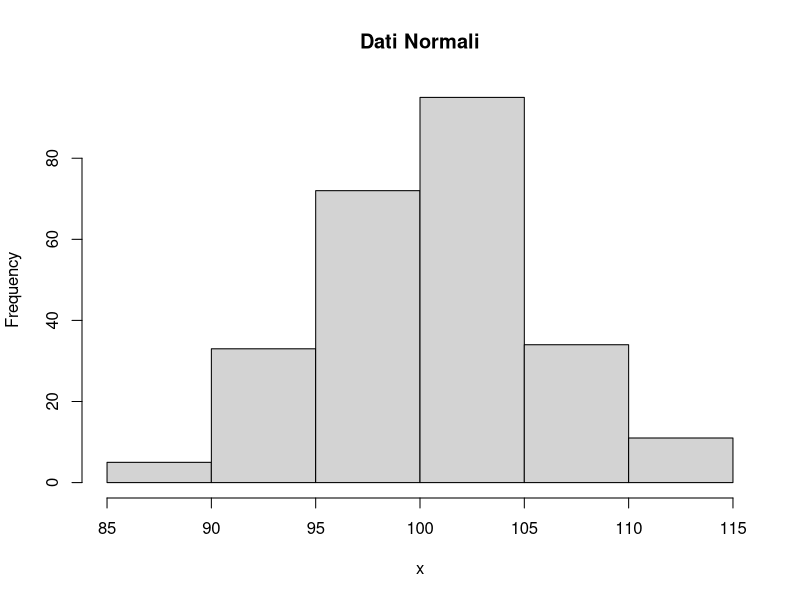
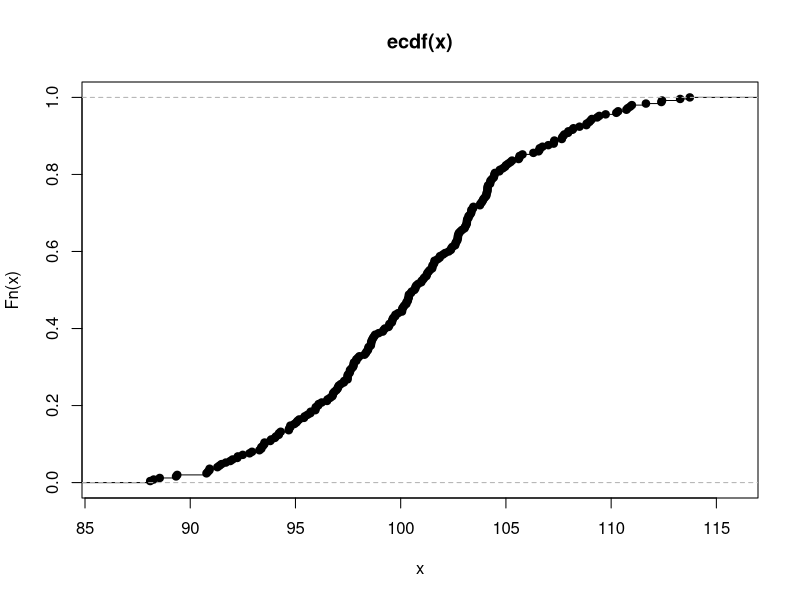
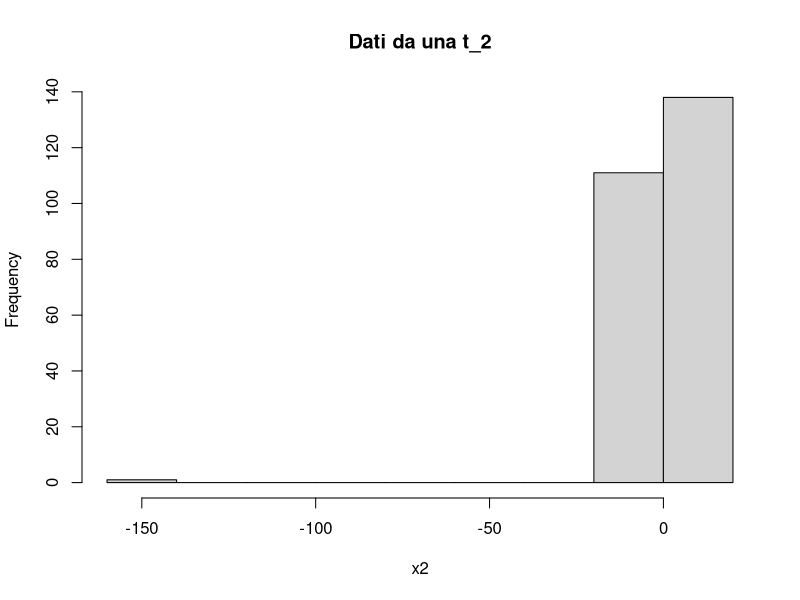
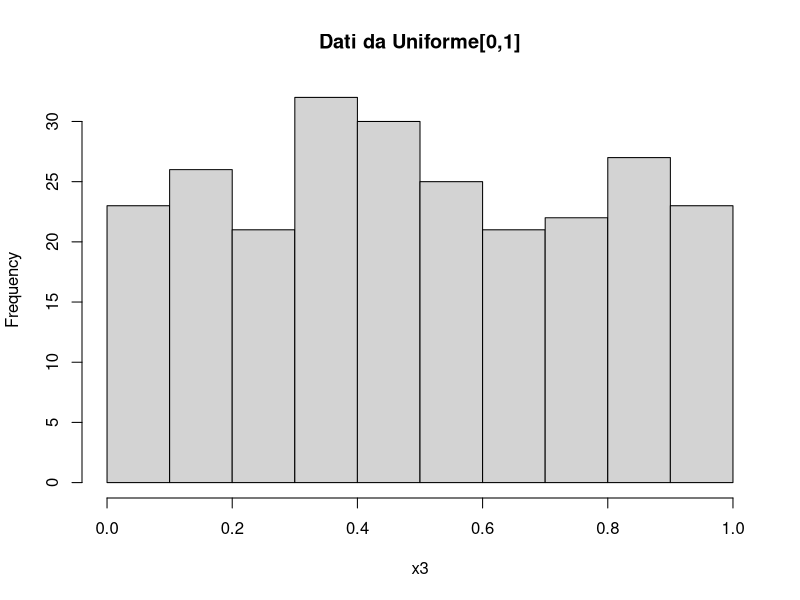
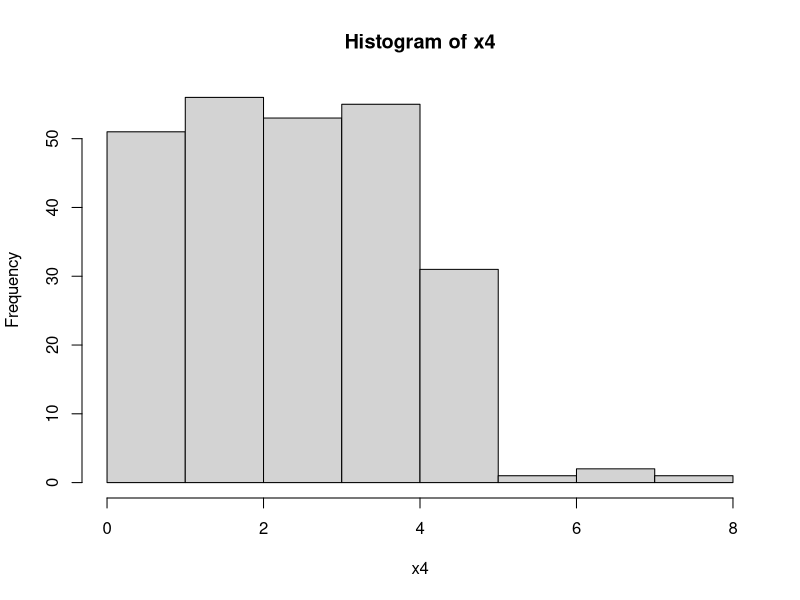
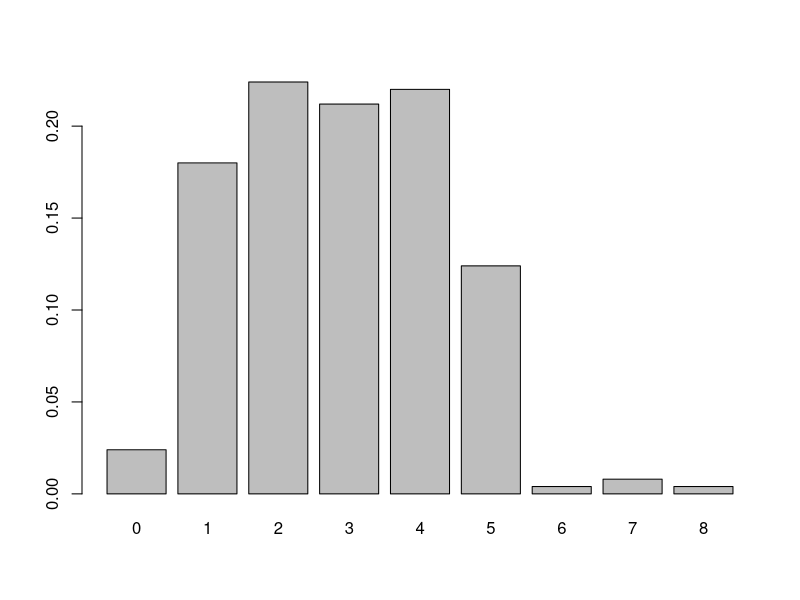
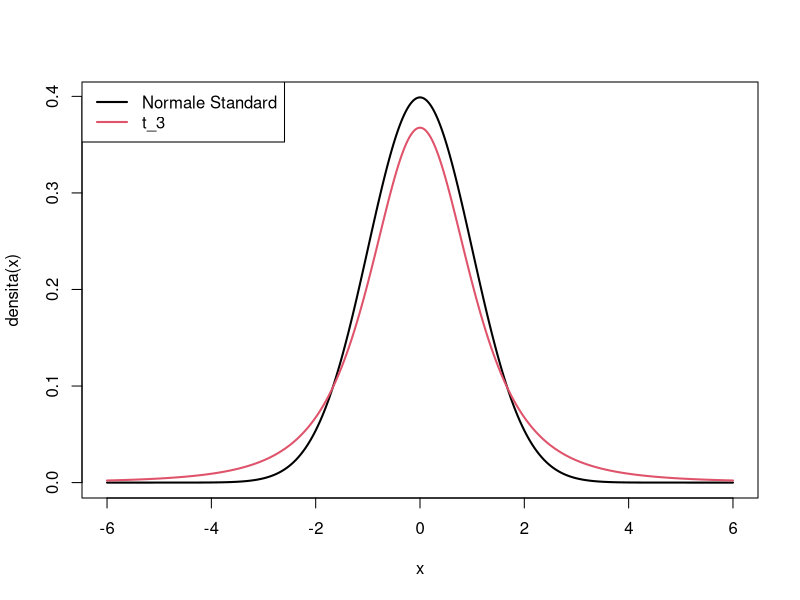
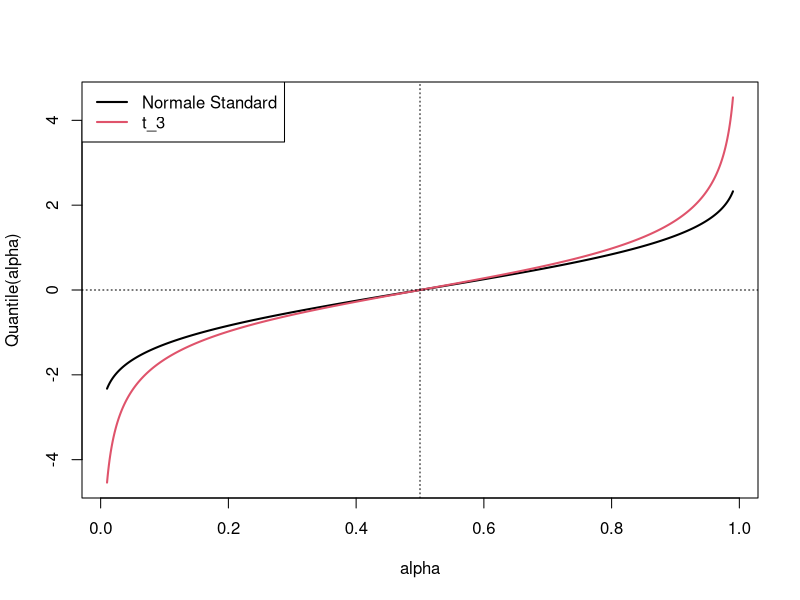

Write R code to recreate these figures, in order. (Note: this script raises an error after producing the figures.)
## =============================================================================
## Corso:          Statistica computazionale 
## Cdl/Percorso:   Management e Informatica
## Docente:        Pietro Coretto (pcoretto@unisa.it)
##
## Argomenti:
##   + richiami sulle principali distribuzioni di probabilità
##   + generazione di numeri casuali
##   + funzioni di densità, distribuzione e quantile
##   + rappresentazione grafiche delle distribuz    ioni di probabilità
##   + elementi di simulazione Monte Carlo
## =============================================================================





## Distribuzioni di probabilità:
## *****************************
##
##  + ogni distribuzione è denotata con un acronimo, in generale
##    chiamiamolo DIST
##  + per ogni distribuzione di sono in genere quattro funzioni:
##
##     * rDIST = generazione di numeri casuali, campionamento iid
##     * dDIST = funzione di densità (continue), funzione di massa
##               massa di probabilità (discrete)
##     * pDIST = funzione di distribuzione (ripartizione) cumulata
##     * qDIST = funzione quantile (inversa della funzione di distribuzione)





## Acronimi delle principali distribuzioni
## ***************************************
##
## normale           norm
## uniforme          unif
## Student-t         t
## Chi^2             chisq
## F                 f
## Log-normale       lognormal
## Binomiale         binom
## Poisson           pois
## Esponenziale      exp





## Generazioni di numeri casuali (campionamento iid)
## *************************************************

## Generiamo tre numeri da una normale standard (meadia=0, sd=1)
rnorm(n = 3)


## Fissiamo il "seme iniziale" per la catena di generazioni casuali 
set.seed(12345)
rnorm(n = 3)


## campionamento iid da una normale non standard 
x <- rnorm(n =250 , mean = 100 , sd = 5 )

hist(x , main = "Dati Normali")

plot(ecdf(x))



## campionamento iid da una Student-t con 2 gradi di libertaà
x2 <- rt(n = 250 , df = 2 )

hist(x2 , main = "Dati da una t_2")


## campionamento iid da una uniforme su supporto [0,1]
x3 <- runif(n = 250 , min = 0, max = 1 )

hist(x3 , main = "Dati da Uniforme[0,1]")



## campionamento iid da una Binomiale(n=10, p=0.3)
x4 <- rbinom(n = 250 , size = 10 , prob = 0.3)
hist(x4)

barplot(table(x4)/250)



## Funzione di densità/probabilità
## *******************************

## Densità di una normale standard nel punto x=0
dnorm(0)

## Densità di una normale standard nei punti x=-4, -3, -1, 0 1, 2, 3, 4
x <- c(-4, -3, -1, 0,  1, 2, 3, 4)
dnorm(x)


## Densità di una normale (media = 100, sd=6) nei punti  50, 100, 150
dnorm(c(50, 100, 150) , mean = 100, sd = 6)


## Funzione di probabilità nel punto x=4 per una Poisson di parametro lambda = 6
dpois(4, lambda = 6)



## Confrontiamola densità di  una normale standard con quella di una t_3
x <- seq(-6, 6, length = 1000)
dens_norm  <- dnorm(x)
dens_t3    <- dt(x, df = 3)
YLIM       <- range( c(dens_norm, dens_t3) )
plot(x , dens_norm , t = "l" , lwd = 2, col = 1 ,
     ylim = YLIM,
     xlab = "x",
     ylab = "densita(x)")
lines(x , dens_t3 , t = "l" , lwd = 2, col = 2)
legend("topleft",
       legend = c("Normale Standard", "t_3"),
       col = c(1,2),
       lwd = c(2,2))






## Funzione di distribuzione (ripartizione) cumulata  
## *************************************************

## Funzione di distribuzione di una normale standard nel punto x=0
pnorm(0)


## Funzione di distribuzione di una normale standard nei punti
x <- c(-1.675, 1.675)
pnorm(x)

## Funzione di distribuzione di una t_3 negli stessi punti 
pt(x , df = 3)


## Funzione di distribuzione di una normale(10,25) standard nei punti
x <- c(0, 10, 20)
pnorm(x , mean = 10, sd = 5)


## Quale è la Pr{ -1 < Z <= 3}, dove Z ~ N(0,1)? 
## Pr{ -1 < Z <= 3} = Phi(3) - Phi(-1), dove Phi è la funzione di distribuzione
## di Z
pnorm(3)-pnorm(-1)




## Funzione quantile 
## *************************************************

## Quantile normale standard al livello alpha = 5%
qnorm(0.05)
qnorm(0.95)

## Funzione di distribuzione di una normale standard nei punti
## alpha = 1% 2 99%
alpha <- c(0.01, 0.99)
qnorm(alpha)

## quantil della  t_3 allo stesso livello 
qt(alpha , df = 3)



## Confrontiamo i quantili di una normale standard con quelli di una t_3
alpha <- seq(0.01, 0.99, length = 1000)
quant_norm <- qnorm(alpha)
quant_t3   <- qt(alpha, df = 3)
YLIM       <- range( c(quant_norm, quant_t3) )
plot(alpha , quant_norm , t = "l" , lwd = 2, col = 1 ,
     ylim = YLIM,
     xlab = "alpha",
     ylab = "Quantile(alpha)")
lines(alpha , quant_t3 , t = "l" , lwd = 2, col = 2)
legend("topleft",
       legend = c("Normale Standard", "t_3"),
       col = c(1,2),
       lwd = c(2,2))
abline(v=0.5, lty = 3)
abline(h=0, lty = 3)






## Sampling
## ********
##
##  + schemi di tipo urna
##  + campionamento con e senza rimessa
##  + campionamento a probabilità uniformi e non uniformi


## Vettore di "oggetti" da campionare
u  <- c("X", "Y" , "Z")


## Estrazione di 2 oggetti, senza rimessa, a probabilità uniformi  
sample(u, size = 2)

## ripetiamo più volte
sample(u, size = 2)

sample(u, size = 2)

sample(u, size = 2)


## Estrazione di 10 oggetti, con rimessa, a probabilità uniformi  
sample(u, size = 10 , replace = TRUE)


##... ripetiamo l'esperimento
sample(u, size = 10 , replace = TRUE)




## Estrazione di 2 oggetti, senza rimessa, a probabilità non uniformi
## Fissiamo le seguenti probabilità
##    P(X) = 0.7 
##    P(Y) = 0.2
##    P(Z) = 0.1

prXYZ <- c(0.7 , 0.2  , 0.1)
sample(u , size = 2, replace = FALSE , prob = prXYZ)

## ... ripetiamo diverse volte
sample(u , size = 2, replace = FALSE , prob = prXYZ)
sample(u , size = 2, replace = FALSE , prob = prXYZ)
sample(u , size = 2, replace = FALSE , prob = prXYZ)
sample(u , size = 2, replace = FALSE , prob = prXYZ)
sample(u , size = 2, replace = FALSE , prob = prXYZ)


## Estrazione di 100 oggetti, con rimessa, a probabilità non uniformi
dat <- sample(u , size = 100, replace = TRUE , prob = prXYZ)


## ... quali sono le frequenze osservate?
table(dat) / length(dat)




## Simulazione Monte Carlo
## **********************

## Approssimazione del valore atteso (integrale)  di una normale standard
## Ovvero Z ~ Normale(0,1), vogliamo approssimare numericamente E[X]
##
## Simuliamo un campione iid Normale(0,1)
set.seed(1111)
n  <- 10^6
x  <- rnorm( n )

## Usiamo la media campionaria per approssimare E[X], infatti la legge dei
## grandi numeri ci assicura che:  Media_Campionaria --> E[X]
mx <- mean(x)
mx

## Con quale precisione ho approssimato l'integrale precedente?
## Basta calcolare la deviazione standard della media campionaria 
stde <- sd(x) / sqrt(n)


## Quindi un intervallo di confidenza al 95% (alpha = 5%) per l'approssimazione
## è dato da
qz <- qnorm(0.975)  ## quantile al livello 1 - alpha/2
c(mx - qz * stde ,  mx + qz * stde)





## Sia X ~ chisq(df = 5), consideriamo la trasformazione 
##                     U = log(sqrt(X+1))  
## Vogliamo approssimare E[U] =  E[ log(sqrt(X+1)) ]
## 
## Algoritmo Monte Carlo:
##  + produciamo un campione artificiale da una chisq(df = 5), sia esso
##    {x_1, x_2, ..., x_n}
##  + calcoliamo u_i = log( sqrt(x_i + 1) )
##  + calcoliamo la media campionaria su {u_1, u_2, ..., u_n}
##  
## La legge dei grandi numeri ci assicura che
##         Media_Campionaria(u_1, u_2, ..., u_n)  -->  E[ log(sqrt(X+1)) ]
set.seed(1111)
n  <- 10^6
x  <- rchisq( n , df = 5)
u  <- log(sqrt(x+1))

mu     <- mean(u)
stdeu  <- sd(u) / sqrt(n)

## Intervallo al 95% per l'approssimazione
c(mu - qz * stdeu ,  mu + qz * stdeu)






## Esempio: approssimazione di un probabilità 
## ------------------------------------------

## Prob{poker d'assi servito} = 0.0001390434
set.seed(236770)
m      <- 1e+6
mazzo  <- c(rep("ASSO", 4), rep("ALTRO", 48))

X <- rep(0, m)   
for (i in 1:m) {    
    mano <- sample(mazzo, size = 5, replace = FALSE)
    X[i] <- {sum( mano == "ASSO" ) == 4}
}

hat_p <- mean(X)
hat_p

## errore di approssimazione (vero)
abs(hat_p - p)


## MCSE di hat_p
mcse <- hat_p*{hat_p} / sqrt(m)

sd(X)/sqrt(m)
